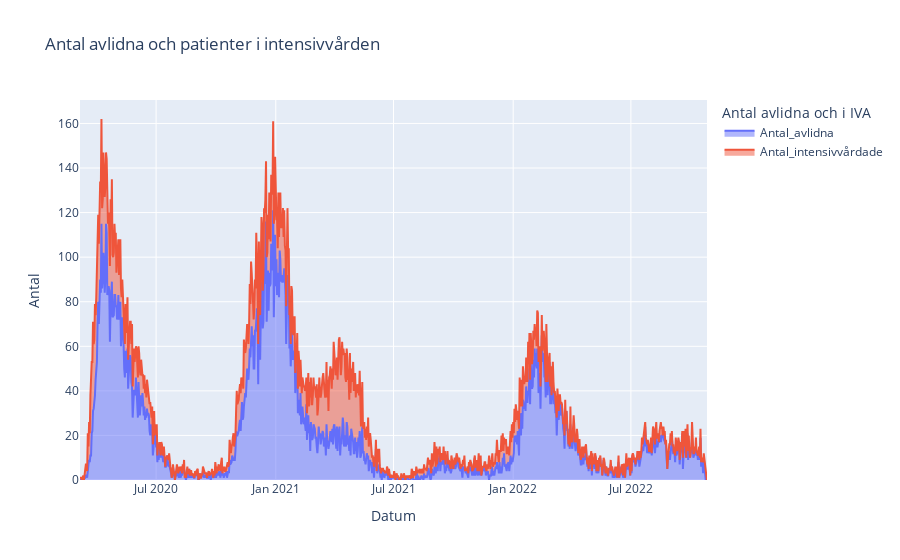

The notebook cell this image was saved under:
### Markdown cell above
### Intensivvård (IVA)
Linjedigramen visar perioder då flest hamnade i IVA eller avled och syftet med datan är för att få en överblick av dödligheten.

Koden läser in blad ett och två från covid19.xlsx. Gör om så datum för avliden och vårdstart blir bara datum för att enklare göra en graf. Kombinerar datum från blad ett och två tillsammans och gör en linjedigram.

### Code cell
import pandas as pd
import plotly.express as px

excel_file_path = "Labb-data/Folkhalsomyndigheten_Covid19.xlsx"

df = pd.read_excel(excel_file_path, sheet_name="Antal avlidna per dag")

df_IVA = pd.read_excel(excel_file_path, sheet_name="Antal intensivvårdade per dag")


df.rename(columns={"Datum_avliden": "Datum"}, inplace=True)

df_IVA.rename(columns={"Datum_vårdstart": "Datum"}, inplace=True)

combined_df = pd.concat([df.set_index("Datum"), df_IVA.set_index("Datum")], axis=1)

combined_df = combined_df.reset_index()

fig = px.area(combined_df, x="Datum", 
              y=["Antal_avlidna", "Antal_intensivvårdade"], 
              labels={"value": "Antal", "variable": "Antal avlidna och i IVA"},
              title="Antal avlidna och patienter i intensivvården ")

fig.show()
fig.write_html("check_mortality_rate.html")

### Figure 1 — Plotly figure (JSON) as saved in the notebook; plotly's stock layout.template omitted (floating-point values rounded to 4 significant figures; data arrays with more than 128 entries replaced by an {"elided": "..."} marker saying what was removed)
{"data": [{"fillpattern": {"shape": ""}, "hovertemplate": "Antal avlidna och i IVA=Antal_avlidna<br>Datum=%{x}<br>Antal=%{y}<extra></extra>", "legendgroup": "Antal_avlidna", "line": {"color": "#636efa"}, "marker": {"symbol": "circle"}, "mode": "lines", "name": "Antal_avlidna", "orientation": "v", "showlegend": true, "stackgroup": "1", "type": "scatter", "x": {"elided": "966 str values"}, "xaxis": "x", "y": {"elided": "966 int values"}, "yaxis": "y"}, {"fillpattern": {"shape": ""}, "hovertemplate": "Antal avlidna och i IVA=Antal_intensivvårdade<br>Datum=%{x}<br>Antal=%{y}<extra></extra>", "legendgroup": "Antal_intensivvårdade", "line": {"color": "#EF553B"}, "marker": {"symbol": "circle"}, "mode": "lines", "name": "Antal_intensivvårdade", "orientation": "v", "showlegend": true, "stackgroup": "1", "type": "scatter", "x": {"elided": "966 str values"}, "xaxis": "x", "y": {"elided": "966 int values"}, "yaxis": "y"}], "layout": {"legend": {"title": {"text": "Antal avlidna och i IVA"}, "tracegroupgap": 0}, "title": {"text": "Antal avlidna och patienter i intensivvården "}, "xaxis": {"anchor": "y", "domain": [0, 1], "title": {"text": "Datum"}}, "yaxis": {"anchor": "x", "domain": [0, 1], "title": {"text": "Antal"}}}}
